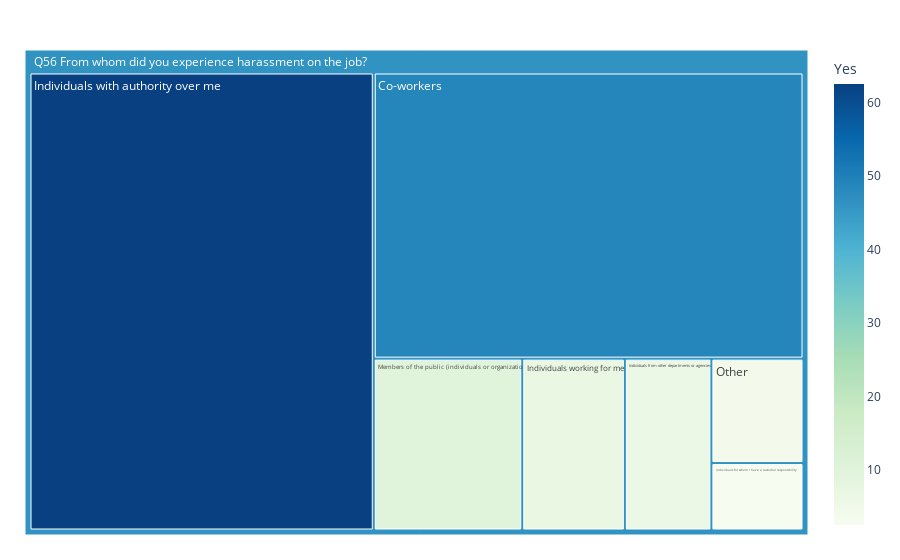

This figure's notebook cell:
### Code cell
fig = px.treemap(df_tree_map, path=[px.Constant(" Q56 From whom did you experience harassment on the job?"), 
                                    'SOURCE'], values='Yes', color='Yes'
                                    ,color_continuous_scale='GnBu')
fig.update_layout(margin = dict(t=50, l=25, r=25, b=25))
fig.show()
# plt.bar(df_tree_map['SOURCE'], df_tree_map['Yes'])
# plt.xticks(rotation=90)

### Figure 1 — Plotly figure (JSON) as saved in the notebook; plotly's stock layout.template omitted (floating-point values rounded to 4 significant figures)
{"data": [{"branchvalues": "total", "customdata": [[48.78], [2.464], [5.901], [62.55], [6.993], [10.12], [3.814], [46.22]], "domain": {"x": [0, 1], "y": [0, 1]}, "hovertemplate": "labels=%{label}<br>Yes_sum=%{value}<br>parent=%{parent}<br>id=%{id}<br>Yes=%{color}<extra></extra>", "ids": [" Q56 From whom did you experience harassment on the job?/Co-workers", " Q56 From whom did you experience harassment on the job?/Individuals for whom I have a custodial responsibility", " Q56 From whom did you experience harassment on the job?/Individuals from other departments or agencies", " Q56 From whom did you experience harassment on the job?/Individuals with authority over me", " Q56 From whom did you experience harassment on the job?/Individuals working for me", " Q56 From whom did you experience harassment on the job?/Members of the public (individuals or organizations)", " Q56 From whom did you experience harassment on the job?/Other", " Q56 From whom did you experience harassment on the job?"], "labels": ["Co-workers", "Individuals for whom I have a custodial responsibility", "Individuals from other departments or agencies", "Individuals with authority over me", "Individuals working for me", "Members of the public (individuals or organizations)", "Other", " Q56 From whom did you experience harassment on the job?"], "marker": {"coloraxis": "coloraxis", "colors": [48.78, 2.464, 5.901, 62.55, 6.993, 10.12, 3.814, 46.22]}, "name": "", "parents": [" Q56 From whom did you experience harassment on the job?", " Q56 From whom did you experience harassment on the job?", " Q56 From whom did you experience harassment on the job?", " Q56 From whom did you experience harassment on the job?", " Q56 From whom did you experience harassment on the job?", " Q56 From whom did you experience harassment on the job?", " Q56 From whom did you experience harassment on the job?", ""], "type": "treemap", "values": [48.78, 2.464, 5.901, 62.55, 6.993, 10.12, 3.814, 140.6]}], "layout": {"coloraxis": {"colorbar": {"title": {"text": "Yes"}}, "colorscale": [[0, "rgb(247,252,240)"], [0.125, "rgb(224,243,219)"], [0.25, "rgb(204,235,197)"], [0.375, "rgb(168,221,181)"], [0.5, "rgb(123,204,196)"], [0.625, "rgb(78,179,211)"], [0.75, "rgb(43,140,190)"], [0.875, "rgb(8,104,172)"], [1, "rgb(8,64,129)"]]}, "legend": {"tracegroupgap": 0}, "margin": {"b": 25, "l": 25, "r": 25, "t": 50}}}
